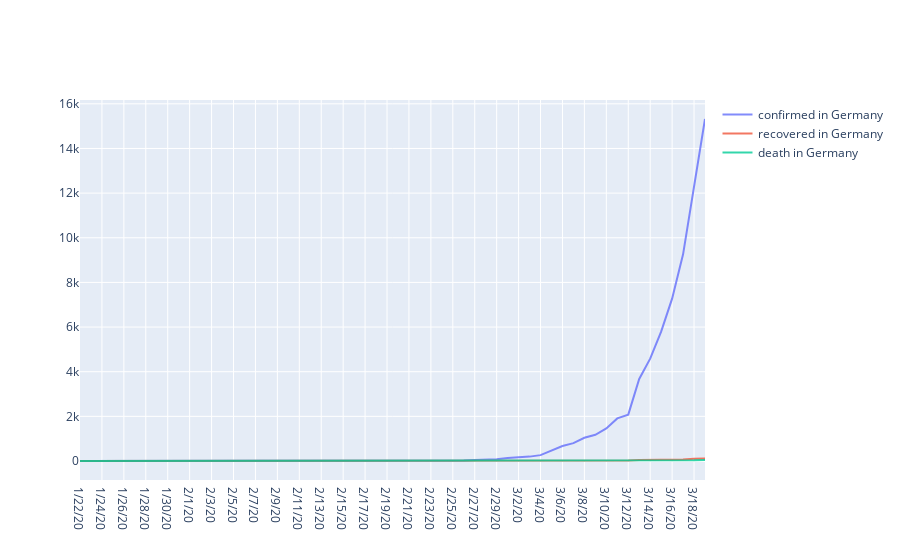

The notebook cell saved with this chart:
### Code cell
fig = go.Figure()

countries = ['Germany']

for country in countries:
    conf_country = transformed_covid_conf[transformed_covid_conf['Country/Region'] == country].sort_index()
    recov_country = transformed_covid_recov[transformed_covid_recov['Country/Region'] == country].sort_index()
    death_country = transformed_covid_death[transformed_covid_death['Country/Region'] == country].sort_index()
    
    confirmed = 'confirmed in '+ country
    recovered = 'recovered in '+ country
    death = 'death in '+ country
    
    fig.add_trace(go.Scatter(
        x=conf_country.Date,
        y=conf_country.Value,
        name=confirmed,
        opacity=0.8))
    
    fig.add_trace(go.Scatter(
        x=recov_country.Date,
        y=recov_country.Value,
        name=recovered,
        opacity=0.8,))

    fig.add_trace(go.Scatter(
        x=death_country.Date,
        y=death_country.Value,
        name=death,
        opacity=0.8,))

# Layout update 
#fig.update_layout(title_text="Top 10 countries with confirmed cases")

# Reversed xaxis
#fig['layout']['xaxis']['autorange'] = "reversed"

fig.show()

### Figure 1 — Plotly figure (JSON) as saved in the notebook; plotly's stock layout.template omitted (floating-point values rounded to 4 significant figures)
{"data": [{"name": "confirmed in Germany", "opacity": 0.8, "type": "scatter", "x": ["1/22/20", "1/23/20", "1/24/20", "1/25/20", "1/26/20", "1/27/20", "1/28/20", "1/29/20", "1/30/20", "1/31/20", "2/1/20", "2/2/20", "2/3/20", "2/4/20", "2/5/20", "2/6/20", "2/7/20", "2/8/20", "2/9/20", "2/10/20", "2/11/20", "2/12/20", "2/13/20", "2/14/20", "2/15/20", "2/16/20", "2/17/20", "2/18/20", "2/19/20", "2/20/20", "2/21/20", "2/22/20", "2/23/20", "2/24/20", "2/25/20", "2/26/20", "2/27/20", "2/28/20", "2/29/20", "3/1/20", "3/2/20", "3/3/20", "3/4/20", "3/5/20", "3/6/20", "3/7/20", "3/8/20", "3/9/20", "3/10/20", "3/11/20", "3/12/20", "3/13/20", "3/14/20", "3/15/20", "3/16/20", "3/17/20", "3/18/20", "3/19/20"], "y": [0, 0, 0, 0, 0, 1, 4, 4, 4, 5, 8, 10, 12, 12, 12, 12, 13, 13, 14, 14, 16, 16, 16, 16, 16, 16, 16, 16, 16, 16, 16, 16, 16, 16, 17, 27, 46, 48, 79, 130, 159, 196, 262, 482, 670, 799, 1040, 1176, 1457, 1908, 2078, 3675, 4585, 5795, 7272, 9257, 12327, 15320]}, {"name": "recovered in Germany", "opacity": 0.8, "type": "scatter", "x": ["1/22/20", "1/23/20", "1/24/20", "1/25/20", "1/26/20", "1/27/20", "1/28/20", "1/29/20", "1/30/20", "1/31/20", "2/1/20", "2/2/20", "2/3/20", "2/4/20", "2/5/20", "2/6/20", "2/7/20", "2/8/20", "2/9/20", "2/10/20", "2/11/20", "2/12/20", "2/13/20", "2/14/20", "2/15/20", "2/16/20", "2/17/20", "2/18/20", "2/19/20", "2/20/20", "2/21/20", "2/22/20", "2/23/20", "2/24/20", "2/25/20", "2/26/20", "2/27/20", "2/28/20", "2/29/20", "3/1/20", "3/2/20", "3/3/20", "3/4/20", "3/5/20", "3/6/20", "3/7/20", "3/8/20", "3/9/20", "3/10/20", "3/11/20", "3/12/20", "3/13/20", "3/14/20", "3/15/20", "3/16/20", "3/17/20", "3/18/20", "3/19/20"], "y": [0, 0, 0, 0, 0, 0, 0, 0, 0, 0, 0, 0, 0, 0, 0, 0, 0, 0, 0, 0, 0, 0, 1, 1, 1, 1, 1, 12, 12, 12, 14, 14, 14, 14, 14, 15, 16, 16, 16, 16, 16, 16, 16, 16, 17, 18, 18, 18, 18, 25, 25, 46, 46, 46, 67, 67, 105, 113]}, {"name": "death in Germany", "opacity": 0.8, "type": "scatter", "x": ["1/22/20", "1/23/20", "1/24/20", "1/25/20", "1/26/20", "1/27/20", "1/28/20", "1/29/20", "1/30/20", "1/31/20", "2/1/20", "2/2/20", "2/3/20", "2/4/20", "2/5/20", "2/6/20", "2/7/20", "2/8/20", "2/9/20", "2/10/20", "2/11/20", "2/12/20", "2/13/20", "2/14/20", "2/15/20", "2/16/20", "2/17/20", "2/18/20", "2/19/20", "2/20/20", "2/21/20", "2/22/20", "2/23/20", "2/24/20", "2/25/20", "2/26/20", "2/27/20", "2/28/20", "2/29/20", "3/1/20", "3/2/20", "3/3/20", "3/4/20", "3/5/20", "3/6/20", "3/7/20", "3/8/20", "3/9/20", "3/10/20", "3/11/20", "3/12/20", "3/13/20", "3/14/20", "3/15/20", "3/16/20", "3/17/20", "3/18/20", "3/19/20"], "y": [0, 0, 0, 0, 0, 0, 0, 0, 0, 0, 0, 0, 0, 0, 0, 0, 0, 0, 0, 0, 0, 0, 0, 0, 0, 0, 0, 0, 0, 0, 0, 0, 0, 0, 0, 0, 0, 0, 0, 0, 0, 0, 0, 0, 0, 0, 0, 2, 2, 3, 3, 7, 9, 11, 17, 24, 28, 44]}], "layout": {}}
